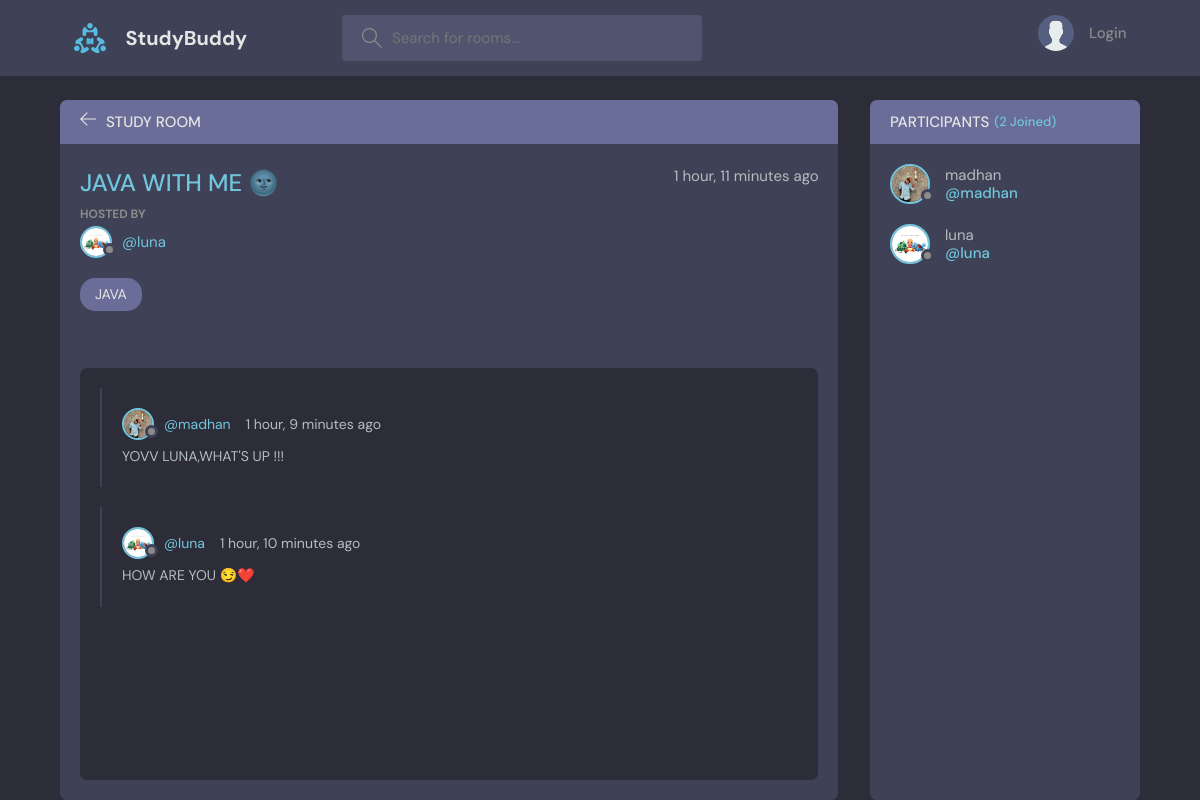
/room/1, run on the app's committed database.
### base/models.py (models this page shows, shortened)
class Room(models.Model):
    host = models.ForeignKey(User, on_delete=models.SET_NULL, null=True)
    name = models.CharField(max_length=200)
    description = models.TextField(null=True, blank=True)
    participants = models.ManyToManyField(User,related_name = 'participants',blank=True)
    topic = models.ForeignKey(Topic, on_delete=models.SET_NULL, null=True)
    updated = models.DateTimeField(auto_now=True)
    created = models.DateTimeField(auto_now_add=True)

class Profile(models.Model):
    user = models.OneToOneField(User, on_delete=models.CASCADE)
    profile_pic = models.ImageField(upload_to='profile_pics', default="avatar.svg", blank=True, null=True)

class Topic(models.Model):
    name = models.CharField(max_length=200)
    def __str__(self):
        return self.name

class Messages(models.Model):
    user = models.ForeignKey(User, on_delete=models.CASCADE)
    room = models.ForeignKey(Room, on_delete=models.CASCADE)
    body = models.TextField()
    updated = models.DateTimeField(auto_now=True)
    created = models.DateTimeField(auto_now_add=True)

### base/views.py (the view, shortened to what this page needs)
# urls.py: path('room/<str:pk>', views.room, name = "room"),
def room (request,pk):
    room = Room.objects.get(id=pk)
    messagess = Messages.objects.filter(room=room).order_by('-created')
    participants = room.participants.all()
    context = {'room':room,'messagess':messagess,'participants':participants}
    return render(request,'room.html',context)

### templates/room.html (shortened to what this page needs)
{% extends 'main.html' %}
{% load static %}
{% block content %}
<main class="profile-page layout layout--2">
  <div class="container">
    <div class="room">
      <div class="room__top">
        <div class="room__topLeft">
          <a href="{% url 'home' %}">
            <svg version="1.1" xmlns="http://www.w3.org/2000/svg" width="32" height="32" viewBox="0 0 32 32">
              <title>arrow-left</title>
              <path
                d="M13.723 2.286l-13.723 13.714 13.719 13.714 1.616-1.611-10.96-10.96h27.625v-2.286h-27.625l10.965-10.965-1.616-1.607z">
              </path>
            </svg>
          </a>
          <h3>Study Room</h3>
        </div>
      </div>
      <div class="room__box scroll">
        <div class="room__header scroll">
          <div class="room__info">
            <h3>{{room.name}}</h3>
            <span>{{room.created|timesince}} ago</span>
          </div>
          <div class="room__hosted">
            <p>Hosted By</p>
            <a href="{% url 'userProfile' room.host.id %}" class="room__author">
              <div class="avatar avatar--small">
                {% if room.host.profile.profile_pic %}
                <img src="{{room.host.profile.profile_pic.url}}"/>
                {% else %}
                <img src="{% static 'images/avatar.svg' %}" alt="Profile picture" />
                {% endif %}
              </div>
              <span>@{{room.host.username}}</span>
            </a>
          </div>
          <span class="room__topics">{{room.topic}}</span>
        </div>
        <div class="room__conversation">
          <div class="threads scroll">
            {% for message in messagess %}
            <div class="thread">
              <div class="thread__top">
                <div class="thread__author">
                  <a href="{% url 'userProfile' message.user.id %}" class="thread__authorInfo">
                    <div class="avatar avatar--small">
                      {% if message.user.profile.profile_pic %}
                      <img src="{{message.user.profile.profile_pic.url}}"/>
                      {% else %}
                      <img src="{% static 'images/avatar.svg' %}" alt="Profile picture" />
                      {% endif %}
                    </div>
                    <span>@{{message.user.username}}</span>
                  </a>
                  <span class="thread__date">{{message.created|timesince}} ago</span>
                </div>
              </div>
              <div class="thread__details">
                {{message.body}}
              </div>
            </div>
            {% endfor %}
          </div>
        </div>
      </div>
      <div class="room__message">
      </div>
    </div>
    <div class="participants">
      <h3 class="participants__top">Participants <span>({{participants.count}} Joined)</span></h3>
      <div class="participants__list scroll">
        {% for participant in participants %}
        <a href="{%  url 'userProfile' participant.id %}" class="participant">
          <div class="avatar avatar--medium">
            {% if participant.profile.profile_pic %}
            <img src="{{ participant.profile.profile_pic.url }}" alt="profile picture"/>
            {% else %}
            <img src="{% static 'images/avatar.svg' %}" alt="Profile picture" />
            {% endif %}
          </div>
          <p>
            {{participant.username}}
            <span>@{{participant.username}}</span>
          </p>
        </a>
        {% endfor %}
      </div>
    </div>
  </div>
</main>
{% endblock content %}

### data on the page
Room: name "JAVA WITH ME 🌚", created "1 hour, 11 minutes", host.profile.profile_pic (picture), host.username "luna", topic "JAVA"
Messages: user.profile.profile_pic (picture), user.username "madhan", created "1 hour, 9 minutes", body "YOVV LUNA,WHAT'S UP !!!"
Messages: user.profile.profile_pic (picture), user.username "luna", created "1 hour, 10 minutes", body "HOW ARE YOU 😏❤️"

### other printed values
{{ participants.count }} "2"
{{ participant.username }} "madhan"
{{ participant.username }} "luna"
